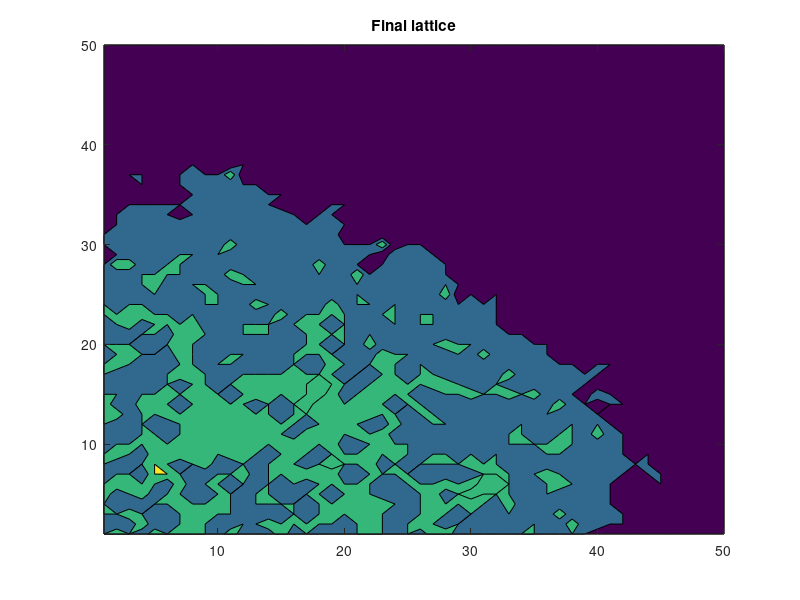
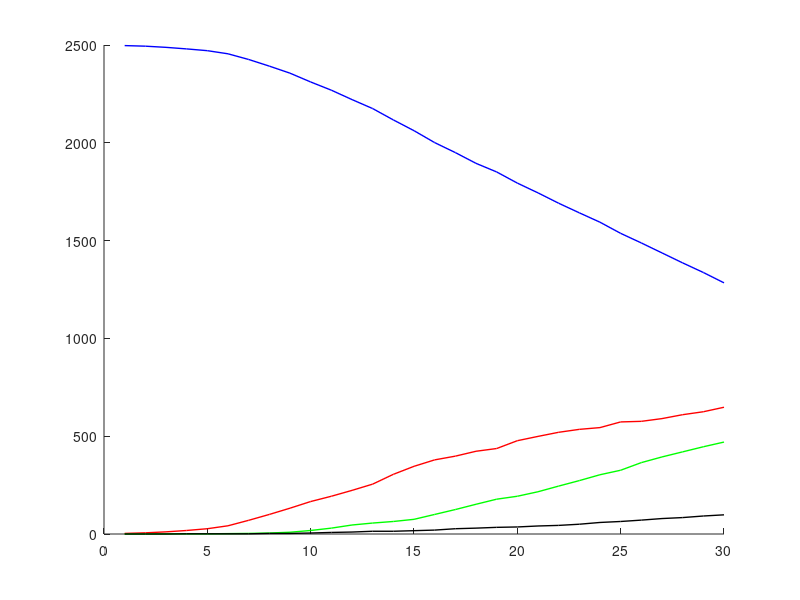

Write the MATLAB code that produced these figures, in order.
%SIRD model
clear

size=50; %side length of square

days=30;

lattice_si=zeros(size,size);
lattice_rd=zeros(size,size); %0 is susceptible

initial_infections=1;

for x=1:initial_infections
  initial_x=floor(size*rand())+1; %first position of infected
  initial_y=floor(size*rand())+1;
  lattice_si(initial_x,initial_y)=1; %1 is infected
endfor

infection_rate=.1; %the rate that each additional neighbor multiplies the infection by
infection_radius=3; %how much taxicab distance away someone can be and still infect
infection_factor=2; %chance goes down by a factor of this for every further distance
death_chance=.01;
recovery_chance=.05;
long_connections=5; %how many "longer distance" connections can infect people

%setting up infection mechanism
for radius=1:infection_radius
  for x_offset=0:radius
    infection_matrix(infection_radius+1+x_offset,infection_radius+1+radius-x_offset)=1/infection_factor^(radius-1); 
    infection_matrix(infection_radius+1-x_offset,infection_radius+1+radius-x_offset)=1/infection_factor^(radius-1);
    infection_matrix(infection_radius+1+x_offset,infection_radius+1-radius+x_offset)=1/infection_factor^(radius-1);
    infection_matrix(infection_radius+1-x_offset,infection_radius+1-radius+x_offset)=1/infection_factor^(radius-1);    
  endfor
endfor

for j=1:days
  i=rand(size);
  lattice_si_temp=lattice_si;
    
  lattice_neighbors=infection_rate*conv2(lattice_si,infection_matrix,"same")-i;
  lattice_si_temp=lattice_si | (lattice_neighbors>0);
  lattice_rd=lattice_rd+3*(lattice_si.*(i>(1-death_chance))) + 2*(lattice_si.*(i<recovery_chance));
  lattice_si=lattice_si_temp & not(lattice_rd);
  
  end_s(j)=sum(sum((lattice_si+lattice_rd)==0));
  end_i(j)=sum(sum((lattice_si+lattice_rd)==1));
  end_r(j)=sum(sum((lattice_si+lattice_rd)==2));
  end_d(j)=sum(sum((lattice_si+lattice_rd)==3));
  
  if any(any(lattice_si))==0
    break
  endif
endfor

%plot

figure(1)
clf;
colormap ("default");
x=1:size;
y=1:size;
contourf(x,y,lattice_si(x,y)+lattice_rd(x,y),0:4)
title ({"Final lattice"});

figure(2)
x=1:days;
hold on
plot(x,end_s(x),'b','LineWidth',1)
plot(x,end_i(x),'r','LineWidth',1)
plot(x,end_r(x),'g','LineWidth',1)
plot(x,end_d(x),'k','LineWidth',1)
